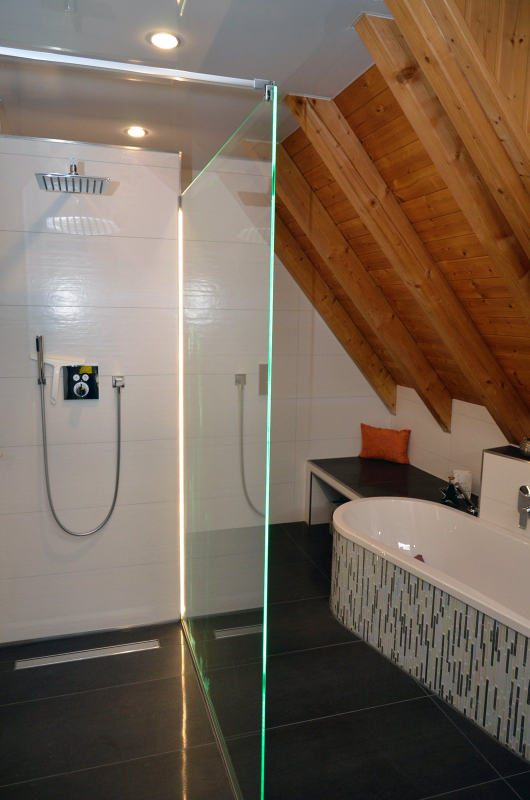
#> input picture bad-serie/fotos/Mair_Bad_8c3473ed.jpg, 1060 x 1600 px, given in place of mair-logo.png, which was not available (shown at 1/2 size)
$ python l49_galerie.py ../../bad-serie/fotos/Mair_Bad_8c3473ed.jpg
#> lines starting #> are read from the running program, lines starting #| are printed output that depends on the picture; after the words box and inside, x2 and y2 are one past the last pixel; in counts of white or black regions, pixels touching at a corner belong together; pictures that were not available may be replaced by others from this repository, and a replacement may not be noted
### werkzeuge/alt7/kit.py
import os, sys, json, math, subprocess
import numpy as np
from PIL import Image, ImageDraw, ImageFont, ImageFilter, ImageOps

W, H, FPS = 1080, 1920, 30
REPO = '/home/claude/mair-videos-public-create'
HERE = os.path.dirname(os.path.abspath(__file__))
FD = '/usr/share/fonts/opentype/inter/'
BLACK = FD + 'Inter-Black.otf'; XB = FD + 'Inter-ExtraBold.otf'; BOLD = FD + 'InterDisplay-Bold.otf'
SEMI = FD + 'Inter-SemiBold.otf'; REG = FD + 'Inter-Regular.otf'; MED = FD + 'Inter-Medium.otf'
DJ = '/usr/share/fonts/truetype/dejavu/'
SERIF = DJ + 'DejaVuSerif.ttf'; SERIFB = DJ + 'DejaVuSerif-Bold.ttf'; SERIFI = DJ + 'DejaVuSerif-Italic.ttf'
SERIFBI = DJ + 'DejaVuSerif-BoldItalic.ttf'; MONO = DJ + 'DejaVuSansMono-Bold.ttf'; COND = DJ + 'DejaVuSansCondensed-Bold.ttf'
_fc = {}
def F(p, s):
    k = (p, int(s))
    if k not in _fc: _fc[k] = ImageFont.truetype(p, int(s))
    return _fc[k]

GREEN = (80, 144, 24); LIME = (150, 200, 40); NAVY = (12, 24, 40); WHITE = (255, 255, 255); INK = (28, 30, 34)

_L = Image.open(HERE + '/../ds/project/assets/Logos/mair-logo.png').convert('RGBA')
_la = np.asarray(_L).astype(float); _la[_la[..., 3] < 70, 3] = 0
LOGO = Image.fromarray(np.uint8(_la), 'RGBA')
_g = (abs(_la[..., 0] - _la[..., 1]) < 18) & (abs(_la[..., 1] - _la[..., 2]) < 18) & (_la[..., 0] < 200)
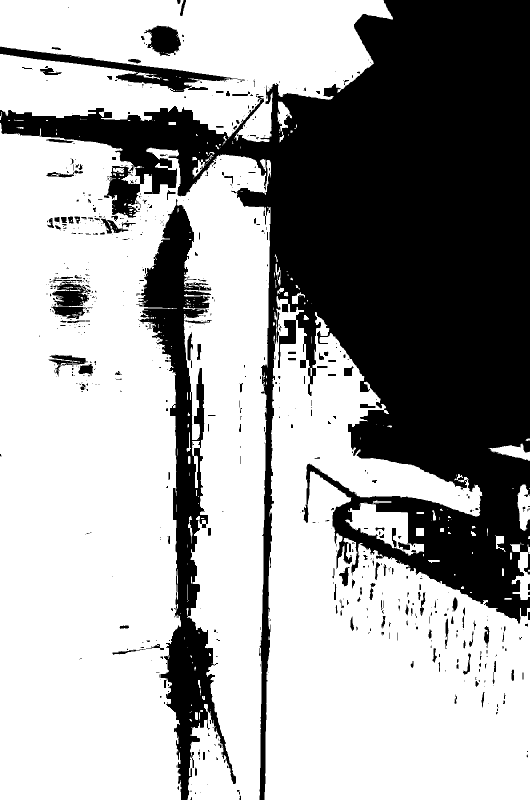
#> _g: shape (1600, 1060) bool (shown at 1/2 size); 63.8% white; 761 black regions (565 under 20 px), largest, box (x1, y1, x2, y2) and area: (0, 0, 1060, 1600) 516754, (276, 398, 472, 1600) 63783, (0, 93, 482, 184) 9067
_la2 = _la.copy(); _la2[_g, :3] = 245
LOGOW = Image.fromarray(np.uint8(_la2), 'RGBA')
def logo(w, white=False):
    L = LOGOW if white else LOGO
    return L.resize((int(w), int(w * L.height / L.width)), Image.LANCZOS)

def clamp(x, a=0.0, b=1.0): return max(a, min(b, x))
def ease(x): x = clamp(x); return x * x * (3 - 2 * x)
def eout(x): x = clamp(x); return 1 - (1 - x) ** 3
def back(x):
    x = clamp(x); c1 = 1.70158; c3 = c1 + 1
    return 1 + c3 * (x - 1) ** 3 + c1 * (x - 1) ** 2
def lerp(a, b, k): return a + (b - a) * k

def load(p): return Image.open(p if p.startswith('/') else os.path.join(REPO, p)).convert('RGB')
def cover(im, w, h, fx=0.5, fy=0.5, zoom=1.0):
    w, h = int(w), int(h)
    s = max(w / im.width, h / im.height) * zoom
    nw, nh = int(im.width * s + 0.5), int(im.height * s + 0.5)
    r = im.resize((nw, nh), Image.BILINEAR)
    x = int((nw - w) * fx); y = int((nh - h) * fy)
    return r.crop((x, y, x + w, y + h))

class Clip:
    """frames of a video section, pre-extracted to jpg"""
    # [8 lines left out: function __init__, not called in this run]
    def at(self, t):
        i = int(clamp(t * FPS, 0, len(self.files) - 1)); return Image.open(os.path.join(self.dir, self.files[i])).convert('RGB')

class Track:
    """sentence timing from durations; words with char-proportional timing"""
    def __init__(self, sents, durs, start=0.4, gaps=None, tail=1.6):
#> called with start = 0.5, tail = 1.9
        self.S = []; t = start
        for i, (s, d) in enumerate(zip(sents, durs)):
            words = s.split(); tot = sum(len(w) + 1 for w in words); ws = []; c = t
            for w in words:
                wd = d * (len(w) + 1) / tot; ws.append((c, wd, w)); c += wd
            self.S.append(dict(t0=t, t1=t + d, text=s, words=ws))
            g = gaps[i] if gaps and i < len(gaps) else 0.45
            t += d + g
        self.end = self.S[-1]['t1'] + tail
        self.vo = []
    def st(self, i): return self.S[i]['t0']
    def en(self, i): return self.S[i]['t1']
    # [9 lines left out: functions cur, word, not called in this run]
    def placements(self): return [[s['t0']] for s in self.S]

def shadow(img, box, rad=30, off=(0, 14), alpha=110, blur=24):
    x0, y0, x1, y1 = box
    m = Image.new('L', (x1 - x0 + 4 * blur, y1 - y0 + 4 * blur), 0)
    ImageDraw.Draw(m).rounded_rectangle([2 * blur, 2 * blur, 2 * blur + x1 - x0, 2 * blur + y1 - y0], rad, fill=alpha)
    m = m.filter(ImageFilter.GaussianBlur(blur))
    img.paste((0, 0, 0), (x0 - 2 * blur + off[0], y0 - 2 * blur + off[1]), m)

# [7 lines left out: function paste_rot, not called in this run]

def round_mask(w, h, r):
    m = Image.new('L', (int(w), int(h)), 0); ImageDraw.Draw(m).rounded_rectangle([0, 0, int(w) - 1, int(h) - 1], r, fill=255); return m

def tw(d, s, f): return d.textlength(s, font=f)

# [27 lines left out: functions wrap, grain, render, encode, not called in this run]

### werkzeuge/alt7/l49_galerie.py
# L49 Baeder-Galerie: Museumswand mit gerahmten Bildern, Spots, Messingschildern, Kamerafahrt von Bild zu Bild
from kit import *
S = ["Willkommen in unserer kleinen Bäder-Galerie.", "Wanne unterm Dach.", "Marmor-Optik.", "Mosaik-Streifen.", "Licht im Spiegel.",
     "Alles geplant, gebaut und gefliest von uns, mit eigenem Fliesenleger.", "Die echte Ausstellung zeigen wir dir nach Termin. Kommentiere Ausstellung."]
D = [2.164, 0.871, 0.766, 0.947, 0.791, 4.046, 4.026]
TR = Track(S, D, start=0.5, gaps=[0.9, 1.3, 1.3, 1.3, 1.1, 0.8], tail=1.9)
PICS = [('Mair_Bad_04ef2100.jpg', 'Wanne unterm Dach'), ('Mair_Bad_6a435537.jpg', 'Marmor-Optik'), ('Mair_Bad_f3dafa0e.jpg', 'Mosaik-Streifen'),
        ('Mair_Bad_c38b8beb.jpg', 'Licht im Spiegel'), ('Mair_Bad_9bb2d176.jpg', 'Waschplatz mit Holz'), ('Mair_Bad_625344f4.jpg', 'Steinoptik und Grün')]
WALL = (222, 214, 200); WW = 1540 + 6 * 1000 + 600; FLOOR = 1560; CY = 820

def build():
    im = Image.new('RGB', (WW, H), WALL); a = np.asarray(im).astype(float)
    rng = np.random.default_rng(2); a += rng.normal(0, 3.5, a.shape[:2])[..., None]
    a[FLOOR:] = np.array([96, 70, 48]) + rng.normal(0, 6, (H - FLOOR, WW))[..., None]
    for x in range(0, WW, 180): a[FLOOR:, x:x + 3] *= 0.75
    a[FLOOR - 26:FLOOR] = [245, 242, 236]  # Fussleiste
    im = Image.fromarray(np.clip(a, 0, 255).astype(np.uint8)); d = ImageDraw.Draw(im)
    # Spots (Lichtkegel)
    light = Image.new('L', (WW, H), 0); ld = ImageDraw.Draw(light)
    for i in range(6):
        cx = 1540 + i * 1000
        ld.polygon([(cx - 60, 80), (cx + 60, 80), (cx + 520, FLOOR), (cx - 520, FLOOR)], fill=60)
    light = light.filter(ImageFilter.GaussianBlur(60))
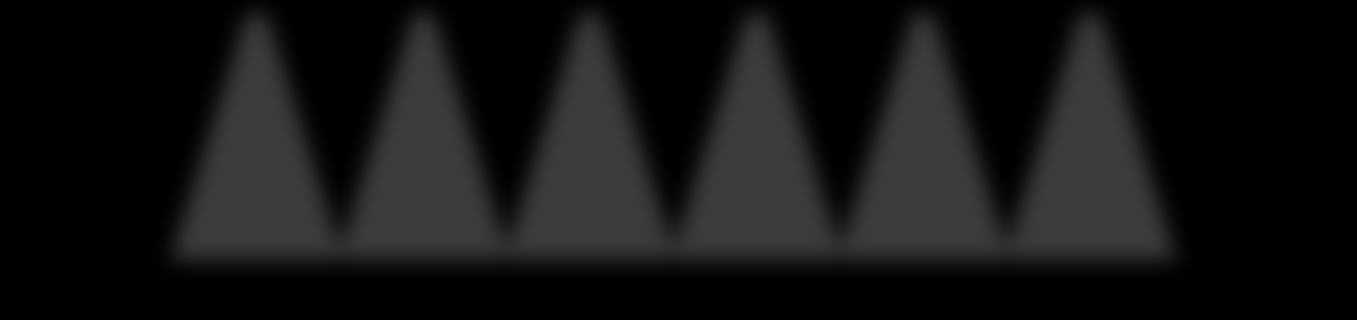
#> light: PIL image 8140x1920 L (shown at 1/6 size); min 0, max 60, mean 19.8
    im = Image.composite(Image.new('RGB', (WW, H), (255, 246, 225)), im, light)
    d = ImageDraw.Draw(im)
    for i in range(6):
        cx = 1540 + i * 1000; d.rounded_rectangle([cx - 70, 40, cx + 70, 96], 20, fill=(40, 40, 44)); d.ellipse([cx - 26, 84, cx + 26, 110], fill=(255, 240, 200))
    # Eingangsschild
    d.text((120, 420), 'BÄDER-', font=F(BLACK, 150), fill=(40, 44, 52)); d.text((120, 580), 'GALERIE', font=F(BLACK, 150), fill=(40, 44, 52))
    d.line([(124, 770), (900, 770)], fill=GREEN, width=8)
    d.text((124, 800), 'Bäder aus unserer Region', font=F(SERIFI, 48), fill=(70, 70, 80))
    d.text((124, 870), 'Eintritt frei', font=F(SEMI, 40), fill=(110, 105, 95))
    lg = logo(330); im.paste(lg, (124, 990), lg)
    # Bilder
    for i, (fn, title) in enumerate(PICS):
        cx = 1540 + i * 1000; ph = load('bad-serie/fotos/' + fn)
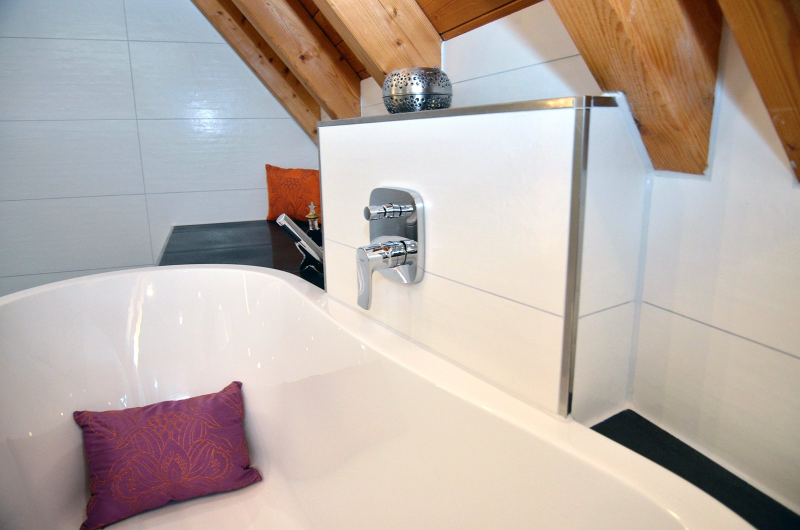
#> input picture bad-serie/fotos/Mair_Bad_04ef2100.jpg, 1600 x 1060 px, found by its file name (shown at 1/2 size)
#> in load, returned value is the input picture: PIL image 1600x1060 RGB; mean R, G, B 185.2, 173.7, 167
        land = ph.width > ph.height
        pw, phh = (760, 560) if land else (560, 760)
        p = cover(ph, pw, phh); mat = 46; fr = 26
#> in cover, `return r.crop((x, y, x + w, y + h))`:
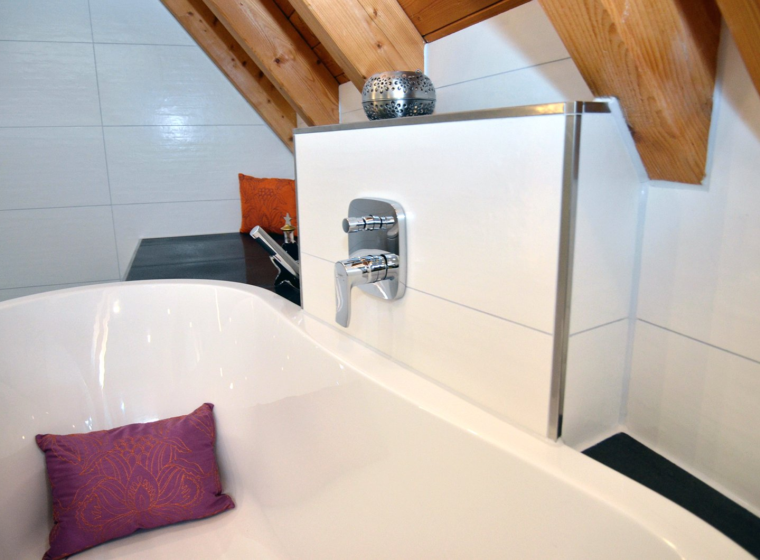
#> returned value: PIL image 760x560 RGB; mean R, G, B 188.2, 176.3, 169.8
        fw, fh = pw + 2 * (mat + fr), phh + 2 * (mat + fr)
        x0, y0 = cx - fw // 2, CY - fh // 2
        shadow(im, (x0, y0, x0 + fw, y0 + fh), rad=4, off=(0, 26), alpha=140, blur=28)
#> in shadow, `m = m.filter(ImageFilter.GaussianBlur(blur))`:
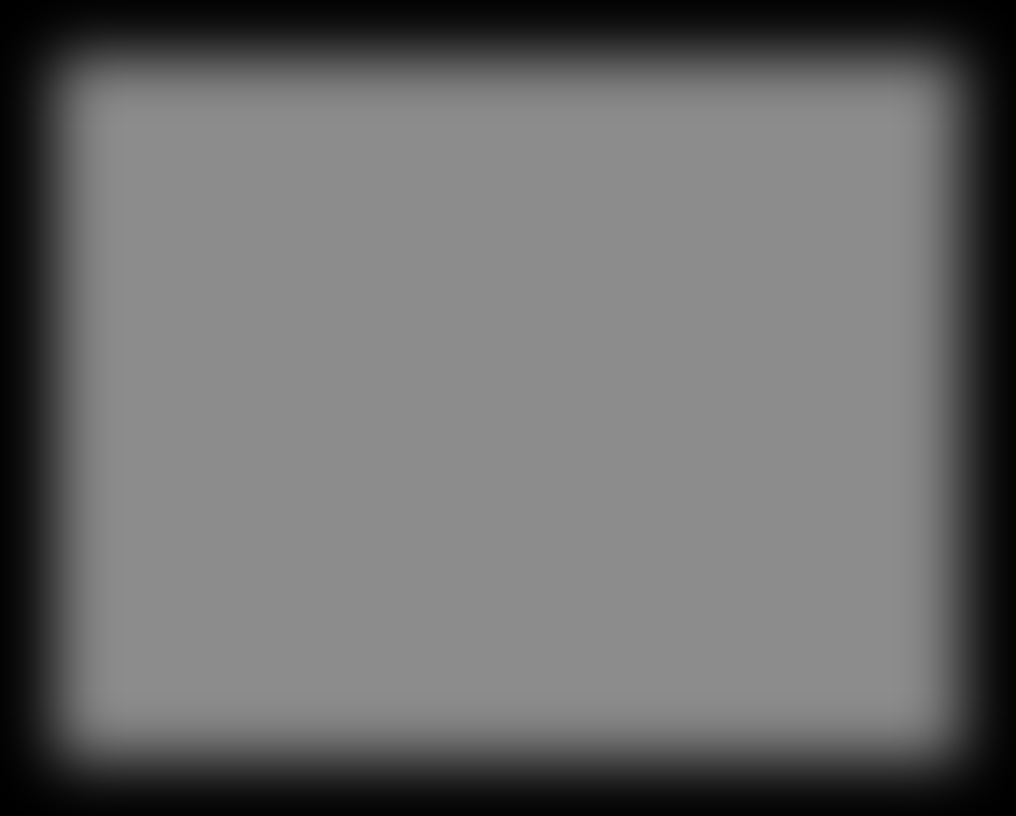
#> m: PIL image 1016x816 L; min 0, max 140, mean 107.7
        d = ImageDraw.Draw(im)
        d.rectangle([x0, y0, x0 + fw, y0 + fh], fill=(26, 24, 22)); d.rectangle([x0 + fr, y0 + fr, x0 + fw - fr, y0 + fh - fr], fill=(250, 249, 245))
        im.paste(p, (x0 + fr + mat, y0 + fr + mat))
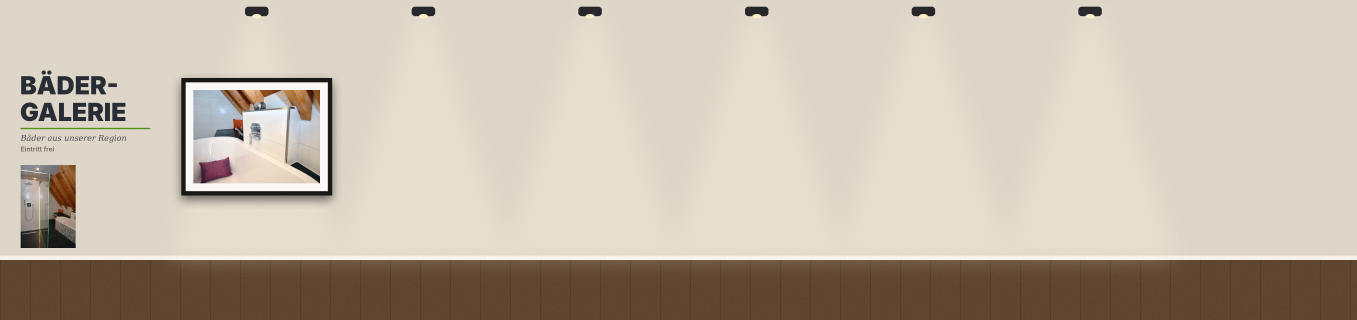
#> im: PIL image 8140x1920 RGB (shown at 1/6 size); mean R, G, B 196.1, 184.8, 169.4
        # Messingschild
        py = y0 + fh + 60; d.rounded_rectangle([cx - 310, py, cx + 310, py + 130], 10, fill=(196, 168, 104))
        d.rounded_rectangle([cx - 300, py + 10, cx + 300, py + 120], 8, outline=(160, 130, 70), width=2)
        d.text((cx - 280, py + 18), f'Nr. {i + 1}', font=F(SEMI, 28), fill=(70, 50, 20))
        d.text((cx - 280, py + 54), title, font=F(SERIFB, 38), fill=(40, 28, 10))
#> pass 2 of the loop in build, `for i, (fn, title) in enumerate(PICS):`:
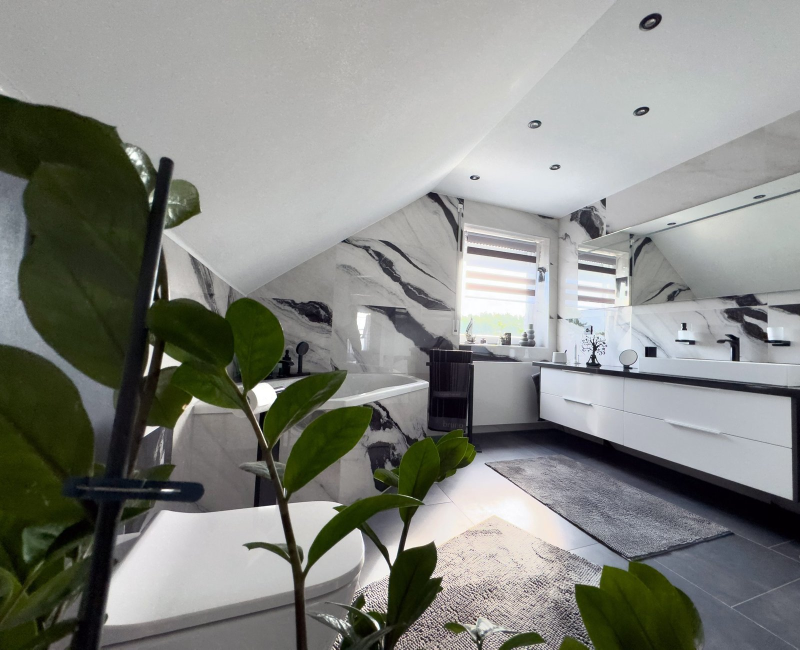
#> input picture bad-serie/fotos/Mair_Bad_6a435537.jpg, 1600 x 1299 px, found by its file name (shown at 1/2 size)
#> in load, returned value is the input picture: PIL image 1600x1299 RGB; mean R, G, B 133.6, 135.6, 130.4
#> r: PIL image 760x617 RGB
#> in cover (call 2), `return r.crop((x, y, x + w, y + h))`:
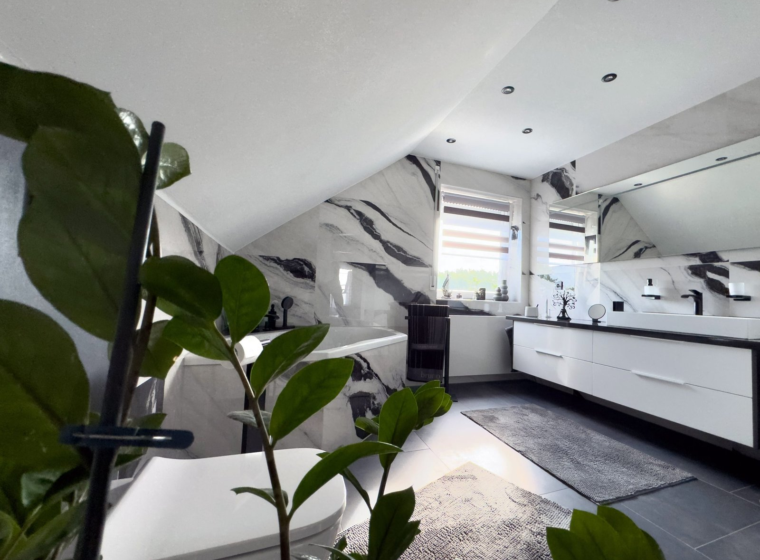
#> returned value: PIL image 760x560 RGB; mean R, G, B 134.3, 136.4, 131.3
#> in build, `im.paste(p, (x0 + fr + mat, y0 + fr + mat))`:
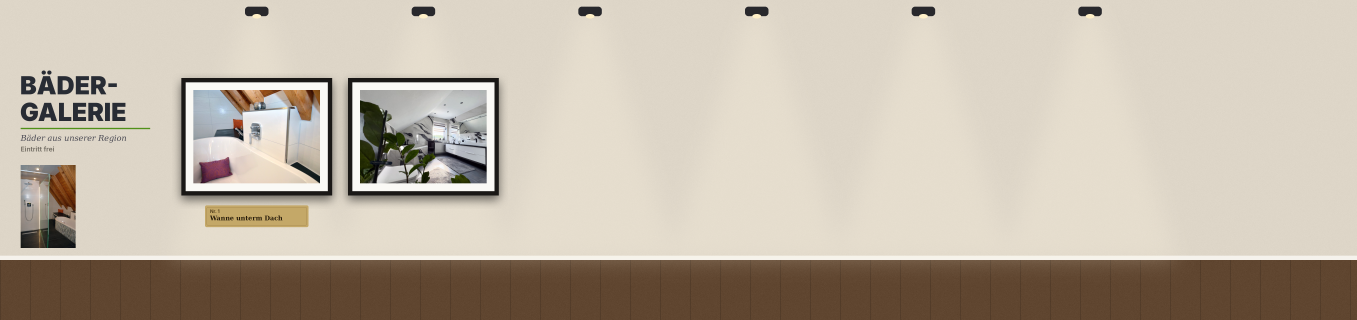
#> im: PIL image 8140x1920 RGB (shown at 1/6 size); mean R, G, B 192.2, 181.2, 166
#> pass 3 of the loop in build, `for i, (fn, title) in enumerate(PICS):`:
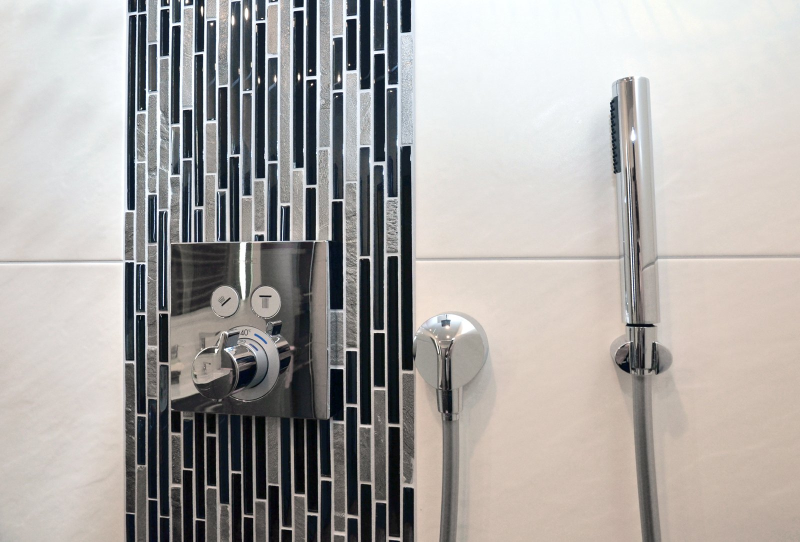
#> input picture bad-serie/fotos/Mair_Bad_f3dafa0e.jpg, 1600 x 1083 px, found by its file name (shown at 1/2 size)
#> in load, returned value is the input picture: PIL image 1600x1083 RGB; mean R, G, B 172.2, 168.9, 166.3
#> r: PIL image 827x560 RGB
#> in cover (call 3), `return r.crop((x, y, x + w, y + h))`:
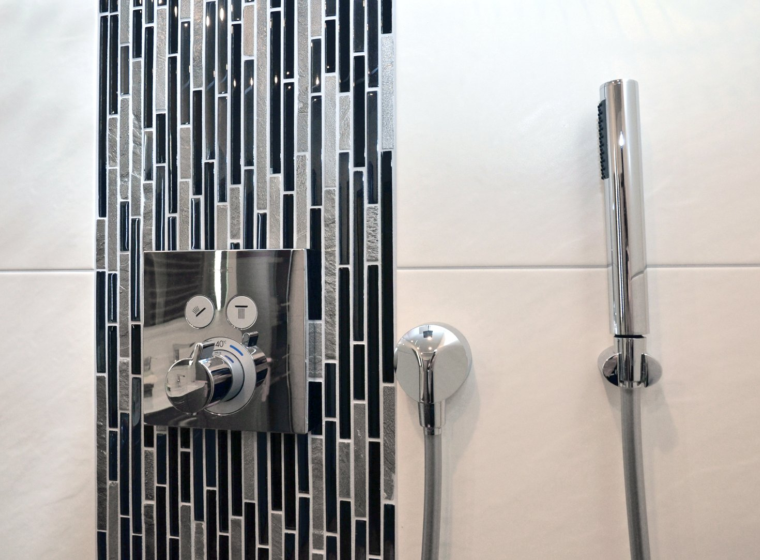
#> returned value: PIL image 760x560 RGB; mean R, G, B 168.7, 165.8, 163.5
#> in build, `im.paste(p, (x0 + fr + mat, y0 + fr + mat))`:
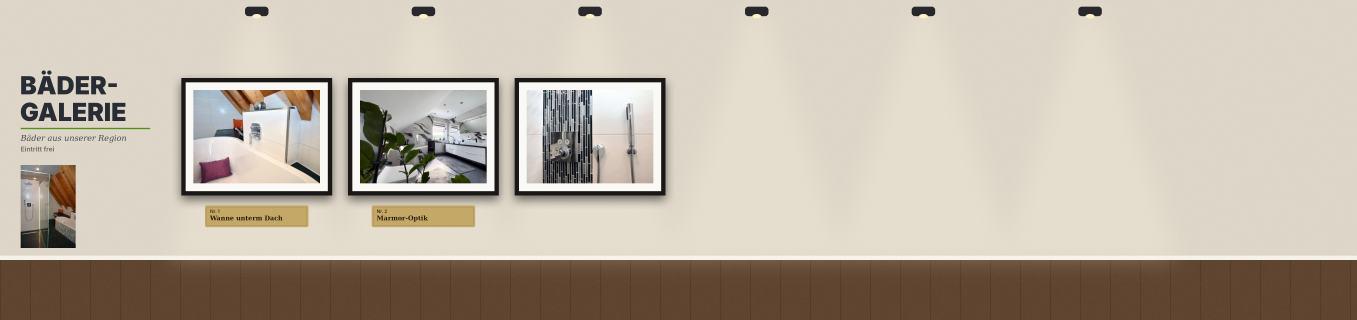
#> im: PIL image 8140x1920 RGB (shown at 1/6 size); mean R, G, B 189.2, 178.3, 163.5
#> the loop made 6 passes; the first 3 are shown
    # Schluss-Wand
    ex = 1540 + 6 * 1000
#> ex = 7540
    d.rounded_rectangle([ex - 470, 340, ex + 470, 1300], 30, fill=(250, 249, 245))
    d.text((ex - 410, 400), 'Die echte', font=F(BLACK, 92), fill=NAVY); d.text((ex - 410, 505), 'Ausstellung', font=F(BLACK, 92), fill=GREEN)
    d.text((ex - 410, 620), 'zeigen wir dir nach Termin.', font=F(SEMI, 44), fill=(80, 90, 110))
    d.rounded_rectangle([ex - 410, 740, ex + 410, 880], 70, fill=NAVY)
    d.text((ex - 360, 768), 'Kommentiere AUSSTELLUNG', font=F(BLACK, 50), fill=LIME)
    lg = logo(360); im.paste(lg, (ex - 180, 980), lg)
#> after `im.paste(lg, (ex - 180, 980), lg)`:
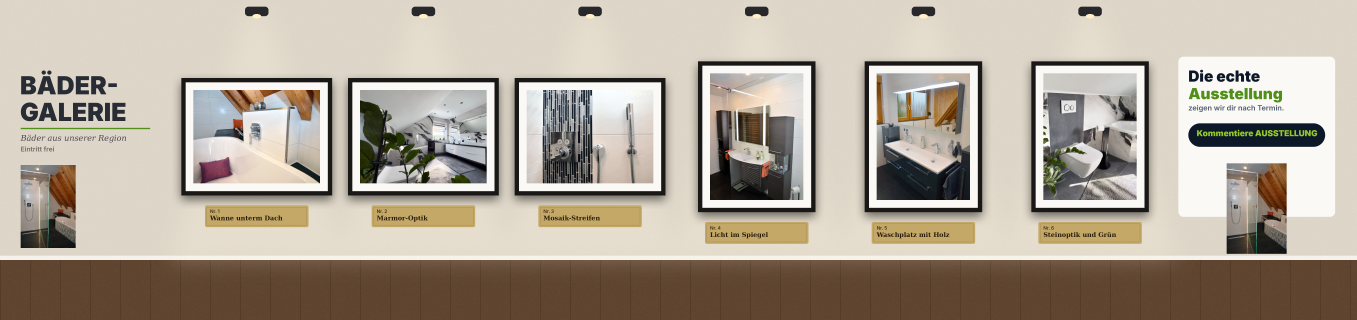
#> im: PIL image 8140x1920 RGB (shown at 1/6 size); mean R, G, B 175.4, 165.2, 151.1
    return im
WIMG = build()

KEYS = [(0, 540), (TR.st(1) - 0.7, 540), (TR.st(1), 1540), (TR.st(2) - 0.7, 1610), (TR.st(2), 2540), (TR.st(3) - 0.7, 2610), (TR.st(3), 3540),
        (TR.st(4) - 0.7, 3610), (TR.st(4), 4540), (TR.st(5) - 0.4, 4600), (TR.st(5) + 1.4, 5540), (TR.st(6) - 0.9, 6540), (TR.st(6), 7540), (99, 7600)]
# [24 lines left out: functions cam, frame, not called in this run]

if __name__ == '__main__':
    if sys.argv[1] == 'render': render('BA', frame, TR.end)
    elif sys.argv[1] == 'still':
        for x in sys.argv[2:]: frame(float(x)).save(f'{HERE}/prev_BA_{x}.jpg', quality=85)
    elif sys.argv[1] == 'info': print(TR.end, [round(s['t0'], 2) for s in TR.S])
